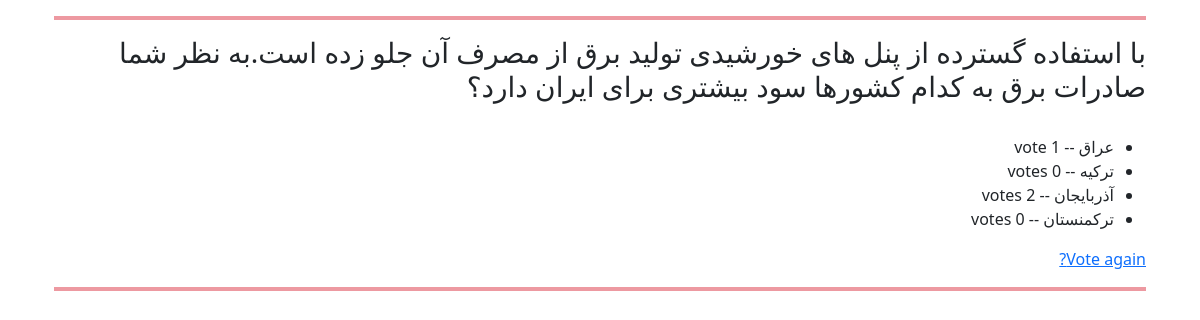
The page /polls/10/results/ on the database its author committed.
### polls/models.py (models this page shows, shortened)
class Question(models.Model):
    question_text = models.CharField(max_length=200)
    pub_date = models.DateTimeField("date published")

class Choice(models.Model):
    question = models.ForeignKey(Question, on_delete=models.CASCADE)
    choice_text = models.CharField(max_length=200)
    votes = models.IntegerField(default=0)

### polls/views.py (the view)
# urls.py: path("<int:pk>/results/", views.ResultsView.as_view(), name="results"),
class ResultsView(generic.DetailView):
    model = Question
    template_name = "polls/results.html"

### polls/templates/polls/results.html
{% extends "polls/layout.html" %}
{% block content %}
<hr class="border border-danger border-2 opacity-50">
    <h3>{{ question.question_text }}</h3><br>
    <ul>
        {% for choice in question.choice_set.all %}
            <li>{{ choice.choice_text }} -- {{ choice.votes }} vote{{ choice.votes|pluralize }}</li>
        {% endfor %}
    </ul>
    <a href="{% url 'polls:detail' question.id %}">Vote again?</a>
    <hr class="border border-danger border-2 opacity-50">
{% endblock %}

### rows shown on the page
Question: question_text "با استفاده گسترده از پنل های خورشیدی تولید برق از مصرف آن جلو زده است.به نظر شما صادرات برق به کدام کشورها سود بیشتری برای ایران دارد؟"
Choice: choice_text "عراق"
Choice: choice_text "ترکیه"
Choice: choice_text "آذربایجان"
Choice: choice_text "ترکمنستان"
